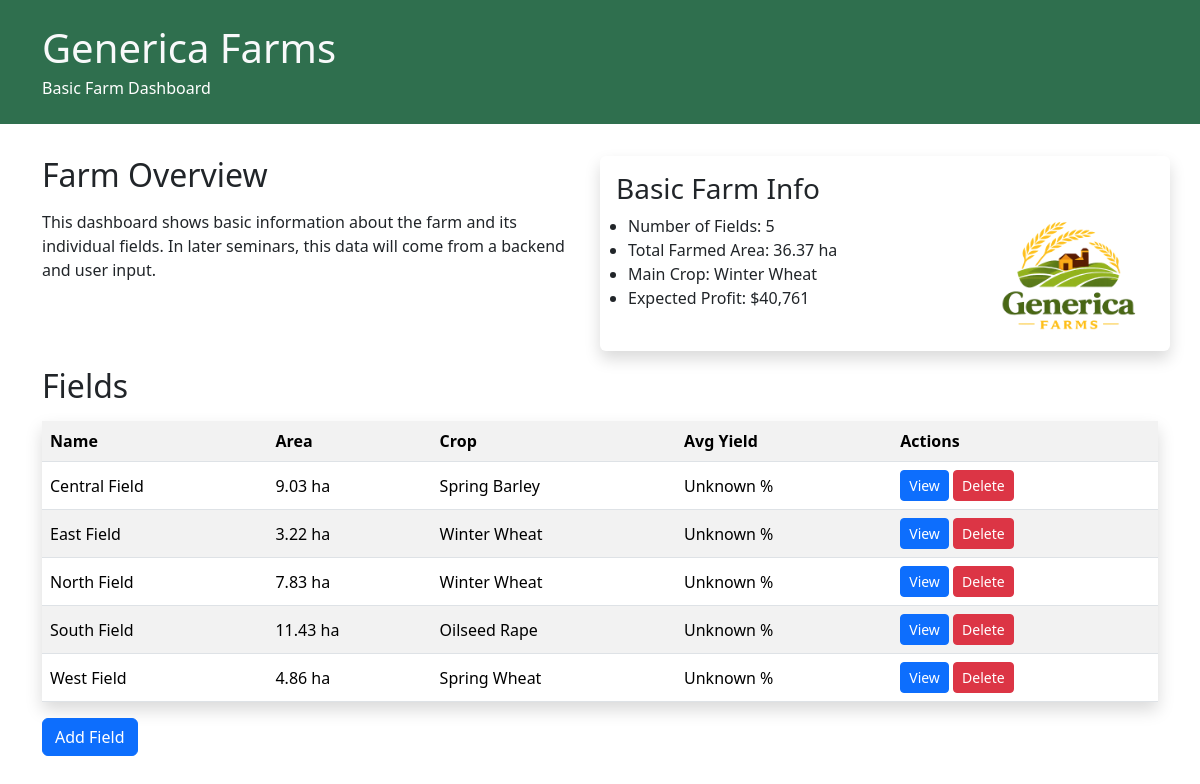
The page / on the database its author committed.
### models.py (models this page shows)
class Crop(db.Model):
    __tablename__ = "Crops"
    id = db.Column(db.String, primary_key=True)
    name = db.Column(db.String, nullable=False)
    sowing = db.Column(db.String)
    targetYield = db.Column(db.Float)
    fields = db.relationship("Field", back_populates="crop_rel")

class Field(db.Model):
    __tablename__ = "Fields"
    id = db.Column(db.String, primary_key=True)
    name = db.Column(db.String, nullable=False)
    area = db.Column(db.Float)
    soilType = db.Column(db.String)
    risk = db.Column(db.String)
    irrigation = db.Column(db.String)
    drainage = db.Column(db.String)
    pH = db.Column(db.Float)
    SOM = db.Column(db.Float)
    notes = db.Column(db.String)
    created = db.Column(db.String, default=lambda: datetime.now(timezone.utc).isoformat())
    crop = db.Column(db.String, db.ForeignKey("Crops.id"), nullable=True)
    crop_rel = db.relationship("Crop", back_populates="fields")

### main.py (the view)
@app.route('/')
def main():
    fields = (
        db.session.execute(
            db.select(Field)
            .join(Field.crop_rel)
            .order_by(Field.name)
        )
        .scalars()
        .all()
    )
    context = {
        "title": "Home",
        "fields": fields,
        "total_area": sum([field.area for field in fields]),
        "main_crop": mode([field.crop_rel.name for field in fields])
    }
    return render_template('main.html', context=context)

### templates/main.html
{% extends "base.html" %}
{% block content %}
  <section class="mb-4 col-md-6">
    <h2 class="mb-3">Farm Overview</h2>
    <p>
      This dashboard shows basic information about the farm and its
      individual fields. In later seminars, this data will come from
      a backend and user input.
    </p>
  </section>
  <section class="p-3 shadow col-md-6 rounded-2 mb-3">
    <div class="row">
      <h3>Basic Farm Info</h3>
      <ul class="col-8 ps-4">
        <li>Number of Fields: {{ context.fields | length }}</li>
        <li>Total Farmed Area: {{ context.total_area }} ha</li>
        <li>Main Crop: {{ context.main_crop }}</li>
        <li>Expected Profit: $40,761</li>
      </ul>
      <img src="{{ url_for('static', filename='Logo.png') }}" alt="Generica farms logo" class="logo col-4">
    </div>
  </section>
  <section class="col-12 mb-4">
    <h2 class="mb-3">Fields</h2>
    <div>
      <table class="table table-responsive table-striped shadow">
        <tr>
          <th>Name</th>
          <th>Area</th>
          <th>Crop</th>
          <th>Avg Yield</th>
          <th>Actions</th>
        </tr>
        {% for field in context.fields %}
        <tr>
          <td>{{ field.name }}</td>
          <td>{{ field.area | round(2) }} ha</td>
          <td>{{ field.crop_rel.name }}</td>
          <td>Unknown %</td>
          <td>
            <a href="{{ url_for('field_view', field_id=field.id) }}" class="btn btn-primary btn-sm">View</a>
            <a href="{{ url_for('field_delete', field_id=field.id) }}" class="btn btn-danger btn-sm">Delete</a>
          </td>
        </tr>
        {% endfor %}
      </table>
      <a href="/field/new" class="btn btn-primary">Add Field</a>
    </div>
  </section>
{% endblock %}

### templates/base.html (shortened to what this page needs)
<!DOCTYPE html>
<html lang="en">
<head>
  <link rel="stylesheet" href="{{ url_for('static', filename='style.css') }}">
  <link
    href="https://cdn.jsdelivr.net/npm/bootstrap@5.3.2/dist/css/bootstrap.min.css"
    rel="stylesheet"
  >
</head>
<body>
  <header class="dashboard-header">
    <div class="container">
      <h1 class="mb-1"><a href="{{ url_for('main') }}" class="text-light text-decoration-none">Generica Farms</a></h1>
      <p class="mb-0">Basic Farm Dashboard</p>
    </div>
  </header>
  <main class="container">
    <div class="row">
      {% block content %}{% endblock %}
    </div>
  </main>
</body>
</html>

### static/style.css (style rules this page uses)
body { background-color: mintcream; }
.dashboard-header { background-color: #2f6f4e; color: white; padding: 1.5rem; margin-bottom: 2rem; }
.table td, .table th { vertical-align: middle; }

### rows shown on the page
Crop: main_crop "Winter Wheat"
Field: name "Central Field", area "9.03", crop_rel.name "Spring Barley"
Field: name "East Field", area "3.22", crop_rel.name "Winter Wheat"
Field: name "North Field", area "7.83", crop_rel.name "Winter Wheat"
Field: name "South Field", area "11.43", crop_rel.name "Oilseed Rape"
Field: name "West Field", area "4.86", crop_rel.name "Spring Wheat"

### other values the page prints
{{ context.fields | length }} "5"
{{ context.total_area }} "36.37"
